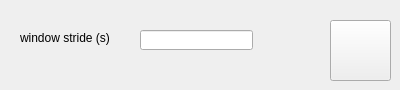
        <widget class="QWidget" name="tab_mrcp_online_testing">
         <attribute name="title">
          <string>MRCP</string>
         </attribute>
         <widget class="QPushButton" name="pushButton_scope_switch_mrcp">
          <property name="geometry">
           <rect>
            <x>330</x>
            <y>20</y>
            <width>61</width>
            <height>61</height>
           </rect>
          </property>
          <property name="text">
           <string/>
          </property>
          <property name="icon">
           <iconset resource="images.qrc">
            <normaloff>:/scopeoff/scope_bw.jpg</normaloff>
            <normalon>:/scopeon/scope.jpg</normalon>:/scopeoff/scope_bw.jpg</iconset>
          </property>
          <property name="iconSize">
           <size>
            <width>41</width>
            <height>41</height>
           </size>
          </property>
          <property name="checkable">
           <bool>true</bool>
          </property>
          <property name="checked">
           <bool>false</bool>
          </property>
          <property name="autoDefault">
           <bool>false</bool>
          </property>
         </widget>
         <widget class="QLabel" name="label_window_stride">
          <property name="geometry">
           <rect>
            <x>20</x>
            <y>30</y>
            <width>111</width>
            <height>16</height>
           </rect>
          </property>
          <property name="text">
           <string>window stride (s)</string>
          </property>
         </widget>
         <widget class="QLineEdit" name="lineEdit_window_stride_mrcp">
          <property name="geometry">
           <rect>
            <x>140</x>
            <y>30</y>
            <width>113</width>
            <height>20</height>
           </rect>
          </property>
         </widget>
        </widget>
